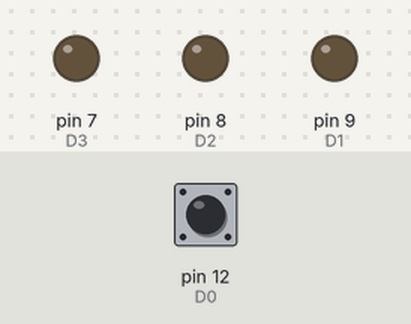
Bench run of a sketch on a simulated Arduino Uno, built with avr-gcc and run on an emulated ATmega328P. Shown: output pins drawn as LEDs (lit = HIGH). Inputs (shaded band) come from the test bench; at power-on: pin 12 (D0) HIGH. Random numbers use the default seed unless the sketch sets one; pins used as bus, display or sensor lines are not drawn.

Above: at 1.2 s.
1.3 s: pin 12 (D0) pulled LOW for 0.15 s
At 1.37 s:
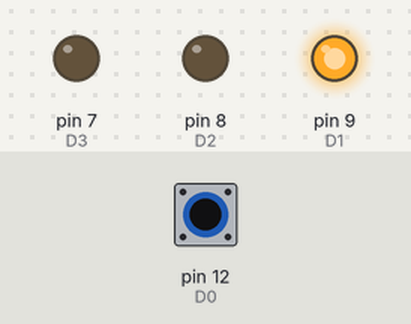
2.9 s: pin 12 (D0) pulled LOW for 3.2 s
At 6.5 s:
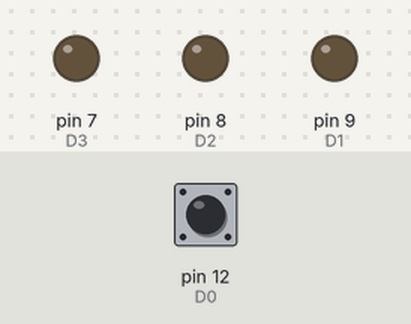
Timing chart, 0 to 8.0 s (numbered marks = the images above; inputs shaded):
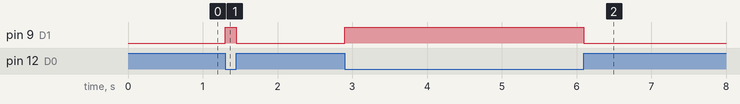

Measured:
- after the input at 1.3 s, pin 9 (D1): LOW → HIGH at once, → LOW 0.15 s later
- after the input at 2.9 s, pin 9 (D1): LOW → HIGH at once, → LOW 3.2 s later

The sketch:

main.cpp.ino
```cpp
#include <inventor.h>
void setup() {
  // put your setup code here, to run once:
  BotaoNaPorta(D0);
  PonteHNaporta(D1,D2);
  PonteHNaporta(D4,D3);
}

void loop()
{
  int x = 0;
  x++;
  while(BotaoPressionado(D0) == Sim)
    {
    // put your main code here, to run repeatedly:
    Girar(D1,D2);
    Girar(D4,D3);
    }
    PararMotor(D1,D2);
    PararMotor(D4,D3);
}
```

Ultrasonic.cpp
```cpp
/*
 * Ultrasonic.cpp - Library for HC-SR04 Ultrasonic Sensing Module.
 *
 * With ideas from:
 *   Created by ITead studio. Apr 20, 2010.
 *   iteadstudio.com
 *
 * SVN Keywords
 * ----------------------------------
 * $Author: cnobile $
 * $Date: 2011-10-08 21:07:42 -0400 (Sat, 08 Oct 2011) $
 * $Revision: 35 $
 * ----------------------------------
 *
 * Centimeters Divisor
 * =========== =======
 *  15.875     26.9029
 *  46.355     27.6233
 *  92.075     28.1949
 * 137.795     28.4717
 * 183.515     28.5584
 * 229.235     28.5936
 * 274.955     28.7194
 *
 * Inches      Divisor
 * ======      =======
 *   6.25      68.3333
 *  18.25      70.1633
 *  36.25      71.6152
 *  54.25      72.3182
 *  72.25      72.5384
 *  90.25      72.6277
 * 108.25      72.9473
 */

#include <stdlib.h>
#include <string.h>
#include <Ultrasonic.h>


Ultrasonic::Ultrasonic(int tp, int ep)
    {
    pinMode(tp, OUTPUT);
    pinMode(ep, INPUT);
    _trigPin = tp;
    _echoPin = ep;
    _cmDivisor = 27.6233;
    _inDivisor = 70.1633;
    }

long Ultrasonic::timing()
    {
    digitalWrite(_trigPin, LOW);
    delayMicroseconds(2);
    digitalWrite(_trigPin, HIGH);
    delayMicroseconds(10);
    digitalWrite(_trigPin, LOW);
    return pulseIn(_echoPin, HIGH);
    }

float Ultrasonic::convert(long microsec, int metric)
    {
    // microsec / 29 / 2;
    if(metric) return microsec / _cmDivisor / 2.0;  // CM
    // microsec / 74 / 2;
    else return microsec / _inDivisor / 2.0;  // IN
    }

void Ultrasonic::setDivisor(float value, int metric)
    {
    if(metric) _cmDivisor = value;
    else _inDivisor = value;
    }

#ifdef COMPILE_STD_DEV
bool Ultrasonic::sampleCreate(size_t numBufs, ...)
    {
    bool result = false;
    va_list ap;
    _numBufs = numBufs;

    if((_pBuffers = (BufCtl *) calloc(numBufs, sizeof(BufCtl))) != NULL)
        {
        va_start(ap, numBufs);
        BufCtl *buf;
        size_t smpSize;

        for(size_t i = 0; i < _numBufs; i++)
            {
            buf = &_pBuffers[i];
            smpSize = va_arg(ap, size_t);

            if((buf->pBegin = (float *) calloc(smpSize, sizeof(float))) != NULL)
                {
                buf->pIndex = buf->pBegin;
                buf->length = smpSize;
                buf->filled = false;
                result = true;
                }
            else
                {
                result = false;
                break;
                }
            }

        va_end(ap);
        }

    if(!result) _freeBuffers();
    return result;
    }

void Ultrasonic::sampleClear()
    {
    if(_pBuffers)
        {
        BufCtl *buf;

        for(size_t i = 0; i < _numBufs; i++)
            {
            buf = &_pBuffers[i];
            memset(buf, '\0', sizeof(float) * buf->length);
            buf->pIndex = buf->pBegin;
            buf->filled = false;
            }
        }
    }

float Ultrasonic::unbiasedStdDev(float value, size_t bufNum)
    {
    float result = 0.0;

    if(_pBuffers)
        {
        BufCtl *buf = &_pBuffers[bufNum];

        if(buf->length > 1)
            {
            _sampleUpdate(buf, float(value));

            if(buf->filled)
                {
                float sum = 0.0, mean, tmp;

                for(size_t i = 0; i < buf->length; i++)
                    sum += buf->pBegin[i];

                mean = sum / buf->length;
                sum = 0.0;

                for(size_t i = 0; i < buf->length; i++)
                    {
                    tmp = buf->pBegin[i] - mean;
                    sum += (tmp * tmp);
                    }

                result = sqrt(sum / (buf->length - 1));
                //Serial.print(bufNum);
                //Serial.print(" : ");
                //Serial.println(result);
                }
            }
        }

    return result;
    }

void Ultrasonic::_sampleUpdate(BufCtl *buf, float msec)
    {
    if(buf->pIndex >= (buf->pBegin + buf->length))
        {
        buf->pIndex = buf->pBegin;
        buf->filled = true;
        }

    *(buf->pIndex++) = msec;
    }

void Ultrasonic::_freeBuffers()
    {
    if(_pBuffers)
        {
        BufCtl *buf;

        for(size_t i = 0; i < _numBufs; i++)
            {
            buf = &_pBuffers[i];
            free(buf->pBegin);
            }

        free(_pBuffers);
        }
    }
#endif // COMPILE_STD_DEV
```

Ultrasonic.h
```cpp
/*
 * Ultrasonic.h - Library for HC-SR04 Ultrasonic Sensing Module.
 *
 * With ideas from:
 *   Created by ITead studio. Alex, Apr 20, 2010.
 *   iteadstudio.com
 *
 * SVN Keywords
 * ----------------------------------
 * $Author: cnobile $
 * $Date: 2011-12-07 21:49:14 -0500 (Wed, 07 Dec 2011) $
 * $Revision: 38 $
 * ----------------------------------
 *
 * Thank you to Rowan Simms for pointing out the change in header name with
 * Arduino version 1.0 and up.
 *
 */

#ifndef ULTRASONIC_H
#define ULTRASONIC_H

#include <stddef.h>

#if defined(ARDUINO) && ARDUINO >= 100
  #include <Arduino.h>
#else
  #include <WProgram.h>
#endif

// Undefine COMPILE_STD_DEV if you don't want Standard Deviation.
#define COMPILE_STD_DEV


typedef struct bufferCtl
    {
    float *pBegin;
    float *pIndex;
    size_t length;
    bool filled;
    } BufCtl;

class Ultrasonic
    {
    public:
    Ultrasonic(int tp, int ep);
    long timing();
    float convert(long microsec, int metric);
    void setDivisor(float value, int metric);
    static const int IN = 0;
    static const int CM = 1;

#ifdef COMPILE_STD_DEV
    bool sampleCreate(size_t size, ...);
    void sampleClear();
    float unbiasedStdDev(float value, size_t bufNum);
#endif // COMPILE_STD_DEV

    private:
    int _trigPin;
    int _echoPin;
    float _cmDivisor;
    float _inDivisor;

#ifdef COMPILE_STD_DEV
    size_t _numBufs;
    BufCtl *_pBuffers;
    void _sampleUpdate(BufCtl *buf, float msec);
    void _freeBuffers();
#endif // COMPILE_STD_DEV
    };

#endif // ULTRASONIC_H
```

inventor.h
```cpp
// Módulo: Funções de parametrização Openkit
// Company: OpenRobotics Ltda
// Versão: OpenKit 2014-2017 v 3.0

#include <Servo.h>
#include <Ultrasonic.h>

//Define os pinos para o trigger e echo
#define pino_trigger 3
#define pino_echo 5

Servo myservo1;
Servo myservo2;

#define D0 12
#define D1 9
#define D2 8
#define D3 7
#define D4 6

#define d0 12
#define d1 9
#define d2 8
#define d3 7
#define d4 6

#define D11 11
#define D12 12
#define D13 13
#define d11 11
#define d12 12
#define d13 13

#define Servo2 2
#define Servo1 1
#define servo2 2
#define servo1 1

#define Pressionado 0
#define pressionado 0
#define sim 0
#define Sim 0
#define nao 1
#define Nao 1

#define Claro 0
#define Escuro 1


#define Vertical 0
#define Horizontal 1

void PonteHNaporta(int x, int y)
{
   pinMode(x, OUTPUT);
   pinMode(y, OUTPUT);
}

void Direita(int x, int y)
{
   digitalWrite(x, HIGH);
   digitalWrite(y, LOW);
}

void Esquerda(int x, int y)
{
   digitalWrite(x, LOW);
   digitalWrite(y, HIGH);
}


void Girar(int x, int y)
{
   digitalWrite(x, HIGH);
   digitalWrite(y, LOW);
}

void PararMotor(int x, int y)
{
   digitalWrite(x, 0);
   digitalWrite(y, 0);
}


void PortaDeSaida(int x)
{
   pinMode(x,OUTPUT);
}

int LeituraDaPorta(int pino)
{
   return analogRead(pino);
}

int LerCor(int pino)
{
   if (analogRead(pino)<500)
      return Escuro;
   return Claro;
}

int LerDistancia()
{
  int final = 0;
  int x;
  for (x=1; x<=5 ; x++)
  {
     Ultrasonic ultrasonic(pino_trigger, pino_echo);
     final  = final + ultrasonic.convert(ultrasonic.timing(),Ultrasonic::CM);
  }
  final = final / 5;

  return final;
}

void LedNaPorta(int x)
{
   pinMode(x,OUTPUT);
}

void MagneticoNaPorta(int x)
{
   pinMode(x,INPUT);
}

void SireneNaPorta(int x)
{
   pinMode(x,OUTPUT);
}

void LigarSirene(int x)
{
  digitalWrite(x, HIGH);   // turn the LED on (HIGH is the voltage level)
}

void DesligarSirene(int x)
{
  digitalWrite(x, LOW);   // turn the LED on (HIGH is the voltage level)
}

void BotaoNaPorta(int x)
{
   pinMode(x,INPUT_PULLUP);
}

void LigarLed(int x)
{
  digitalWrite(x, HIGH);   // turn the LED on (HIGH is the voltage level)
}

void DesligarLed(int x)
{
  digitalWrite(x, LOW);   // turn the LED on (HIGH is the voltage level)
}

void PortaDeEntrada(int x)
{
   pinMode(x,INPUT);
}

void Ligar(int x)
{
  digitalWrite(x, HIGH);   // turn the LED on (HIGH is the voltage level)
}

void Desligar(int x)
{
  digitalWrite(x, LOW);   // turn the LED on (HIGH is the voltage level)
}

void EsperarSegundos(float x)
{
  delay(x*1000);
}

void ServoNaPorta(int x)
{
  if(x==1)
    myservo1.attach(11);
  else
    myservo2.attach(10);

}


void PosicionarServo(int x, int pos)
{
    if(x==1)
       myservo1.write(pos);
    else
       myservo2.write(pos);
}


void TocarSom(int x, int som)
{
   tone(x,som);
}

void Silenciar(int x)
{
   noTone(x);
}

int Receber(int porta)
{
   return digitalRead(porta);
}


int BotaoPressionado(int porta)
{
   if (digitalRead(porta)==0)
      return Sim;
   return Nao;
}

void AtivarComunicacao()
{
   Serial.begin(9600);
}

void EnviarParaComputador(int x)
{
   Serial.println(x);
}

void EnviarParaComputador(String x)
{
   Serial.println(x);
}

void EnviarParaComputador(float x)
{
   Serial.println(x);
}

//Retorna se está aceso ou nao
int LuzNaPorta(int porta)
{
    if (analogRead(porta)<500)
       return Claro;
    else
       return Escuro;
}

int InclinacaoNaPorta(int porta)
{
    if (analogRead(porta)<500)
       return Vertical;
    else
       return Horizontal;
}

int LerSom(int porta)
{
   return analogRead(porta);
}

int LerMagnetico(int porta)
{
   return analogRead(porta);
}

int ReceberDoCelular()
{
   return Serial.read();
}

int SortearNumero(int min, int max)
{
   return random(min, max);

}

int LerTemperatura(int porta)
{
   return float(analogRead(A2))*5/(1023)/0.01;
}
```
